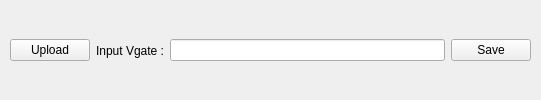
<?xml version="1.0" encoding="UTF-8"?>
<ui version="4.0">
 <class>MainWindow</class>
 <widget class="QMainWindow" name="MainWindow">
  <property name="geometry">
   <rect>
    <x>0</x>
    <y>0</y>
    <width>541</width>
    <height>100</height>
   </rect>
  </property>
  <property name="windowTitle">
   <string>MainWindow</string>
  </property>
  <widget class="QWidget" name="centralwidget">
   <widget class="QWidget" name="horizontalLayoutWidget">
    <property name="geometry">
     <rect>
      <x>10</x>
      <y>10</y>
      <width>521</width>
      <height>81</height>
     </rect>
    </property>
    <layout class="QHBoxLayout" name="horizontalLayout">
     <item>
      <widget class="QPushButton" name="btn_upload">
       <property name="text">
        <string>Upload</string>
       </property>
      </widget>
     </item>
     <item>
      <widget class="QLabel" name="label">
       <property name="text">
        <string>Input Vgate :</string>
       </property>
      </widget>
     </item>
     <item>
      <widget class="QLineEdit" name="lineEdit"/>
     </item>
     <item>
      <widget class="QPushButton" name="btn_save">
       <property name="text">
        <string>Save</string>
       </property>
      </widget>
     </item>
    </layout>
   </widget>
  </widget>
 </widget>
 <resources/>
 <connections/>
</ui>
